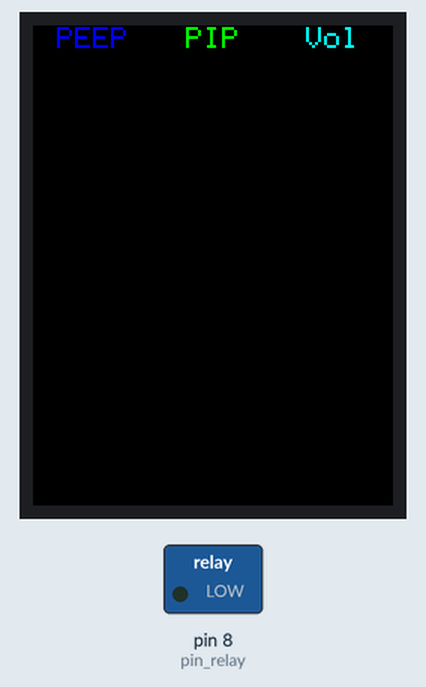
This sketch was run on a simulated Arduino Uno, built with avr-gcc and run on an emulated ATmega328P. On the bench: 240×320 colour display, switched loads named in the sketch (green lamp = pin HIGH). Random numbers use the default seed unless the sketch sets one; pins used as bus, display or sensor lines are not drawn; what the sketch prints to the serial monitor is not drawn.

Above: at 0.3 s.
At 9.1 s:
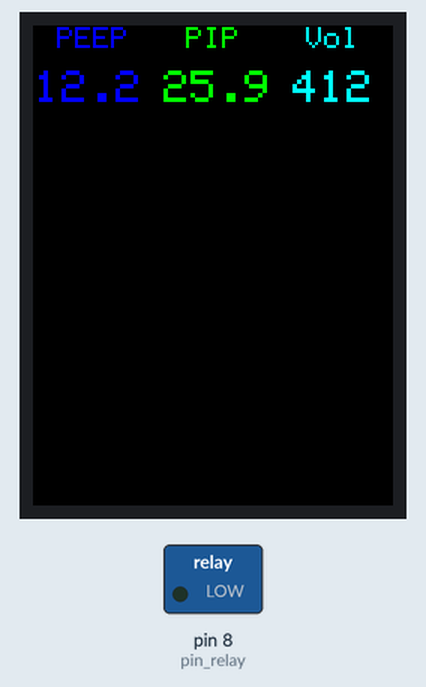
At 18.1 s:
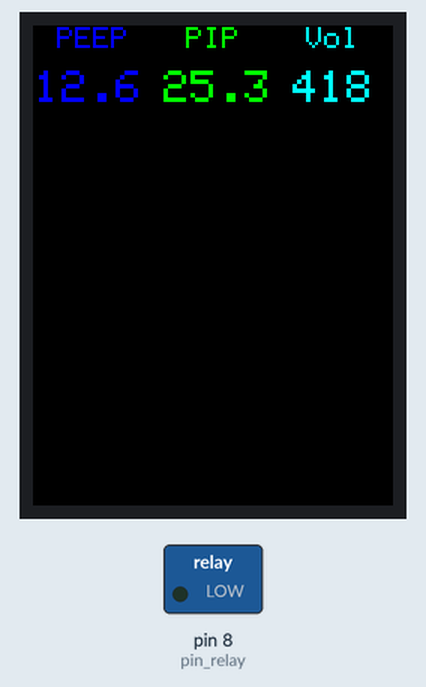
At 38.1 s:
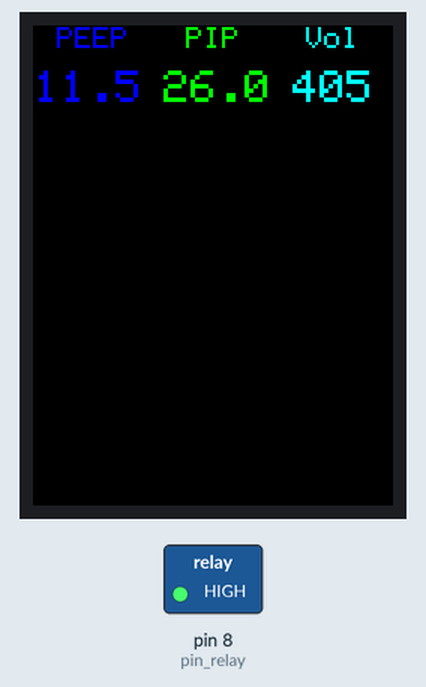
Timing chart, 0 to 40.0 s (numbered marks = the images above):
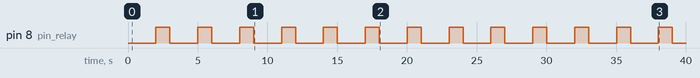

Measured:
- by itself, pin 8 (pin_relay): alternates HIGH for 1.0 s and LOW for 2.0 s
- what the display in image 1 shows lasts 3.0 s, from 8.0 s to 11.0 s

The sketch:

DemoAmBuScreen.ino
```cpp
#include "SPI.h"
#include "Adafruit_GFX.h"
#include "Adafruit_ILI9341.h"

#define TFT_DC 9
#define TFT_CS -1
#define TFT_MOSI 12
#define TFT_MISO -1
#define TFT_RST 10
#define TFT_CLK 13
#define pin_relay 8
#define pin_switch 7
#define pin_encoderA 6 // D3
#define pin_encoderB 5 // D4

#define TFT_FONTH_1  8*1
#define TFT_FONTH_2  8*2
#define TFT_FONTH_3  8*3
#define TFT_FONTW    6


// Ventilator Parameters
// current, change_by, min, max
float pRR[]   = {20.0, 0.5, 10.0, 30.0};  // breaths/min
float pTH[]   = {-5.0, 0.1, -10.0, 0} ;   // cmH2O
float pIE[]   = {2.0, 0.05, 1.0, 2.5};    // in:out ratio
float pVol[]  = {500., 10., 200., 1000.}; // mL
float pVmax[] = {600., 10., 250., 1000};  // mL
float pPmax[] = {60., 2., 20., 100.};     // cmH2O
float pMin[]  = {0., 2., 0., 30.};        // cmH2O
float respPeriod = 0.;  // milliseconds
long rand_long = 0;
double randp_peep = 0.0;
double randp_pip = 0.0;
double randp_vol = 0.0;
long curTime = 0;
long measTime = 0;
long dispTime = 0;
long cycleTime = 0;
int cycleState = 0;  //0 closed,  1 open
int encoderVal = 0;
int encoderPushes = 0;
int current_p = 0;
const long encoderTDeadTime = 50; //millis
const long encoderPDeadTime = 500; //millis
long encoderPushTime = 0; //millis
long encoderTurnTime = 0; //millis
bool stateA, stateB;
const int TFT_w = 240;
const int TFT_h = 320;
char s[5];
long t0, tf, tm;

//Adafruit_ILI9341 tft = Adafruit_ILI9341(TFT_CS, TFT_DC, TFT_MOSI, TFT_CLK, TFT_RST, TFT_MISO);
Adafruit_ILI9341 tft = Adafruit_ILI9341(&SPI, TFT_DC, TFT_CS, TFT_RST);
void setup_display(){
  // Screen is 240x320
  // Clear screen
  tft.fillScreen(ILI9341_BLACK);
  tft.setTextSize(2);
  tft.setTextColor(ILI9341_BLUE);
  tft.setCursor(16, 1); // 40 - 12*2
  tft.print("PEEP");
  tft.setTextColor(ILI9341_GREEN);
  tft.setCursor(102, 1); // 120 - 12*1.5
  tft.print("PIP");
  tft.setTextColor(ILI9341_CYAN);
  tft.setCursor(182, 1);  // 200 - 12*1.5
  tft.print("Vol");
  // Values start at y=30
}

void update_display() {
  // Headers for display live parms starts on L1 and are font size 2
  // values that go below these labels:
  tft.setTextSize(3);
  tft.setTextColor(ILI9341_BLUE);
  tft.fillRect(0,30,80,TFT_FONTH_3,ILI9341_BLACK);
  tft.setCursor(1, 30);   // 40 - 18*2 - 3
  tft.print(randp_peep,1);
  //
  tft.setTextColor(ILI9341_GREEN);
  tft.fillRect(80,30,80,TFT_FONTH_3,ILI9341_BLACK);
  tft.setCursor(87, 30);   // 120 - 18*2 +3
  tft.print(randp_pip,1);
  tft.setTextColor(ILI9341_CYAN);
  tft.fillRect(160,30,80,TFT_FONTH_3,ILI9341_BLACK);
  tft.setCursor(173, 30);  // 200-18*1.5
  tft.print(randp_vol,0);
}


double get_rand(double rmin, double rmax){
  rand_long = random();
  return rmin + (rmax - rmin)* ((double)rand_long / 4.2949e9);
}


void setup() {
  Serial.begin(9600);
  //SPI.begin();

  Serial.println("Starting up");
  pinMode(pin_relay, OUTPUT);
  pinMode(pin_switch, INPUT_PULLUP);
  pinMode(pin_encoderA, INPUT_PULLUP);
  pinMode(pin_encoderB, INPUT_PULLUP);
  SPI.begin();
  tft.begin();
  tft.setRotation(0);
  respPeriod = 60. / pRR[0] * 1e3;  // millis
  Serial.println("Setup Done, running...");
  setup_display();
}

void loop() {
  curTime = millis();
  if ( (curTime - measTime) > 9 ){
    // Take a sudo measurments
    randp_peep = get_rand(11.0, 15.0);
    randp_pip  = get_rand(25.0, 31.0);
  }
  if ( cycleState == 0 ){
    // The valve is closed
    if ( (curTime - cycleTime) > ( (respPeriod / (1.0 + pIE[0])) * pIE[0] ) ){
      cycleState = 1;
      digitalWrite(pin_relay, HIGH);
      cycleTime = curTime;
      Serial.println("Breath in...");
      randp_vol  = get_rand(400.0, 455.0);
      t0 = millis();
      update_display();
      tf = millis();
      tm = millis();
      Serial.println(tf - t0 - (tm-tf));
    }
  }
  else if ( cycleState == 1 ) {
    if ( (curTime - cycleTime) > ( (respPeriod / (1.0 + pIE[0])) ) ){
      cycleState = 0;
      digitalWrite(pin_relay, LOW);
      cycleTime = curTime;
      Serial.println("Breath out...");
    }
  }
}
```
